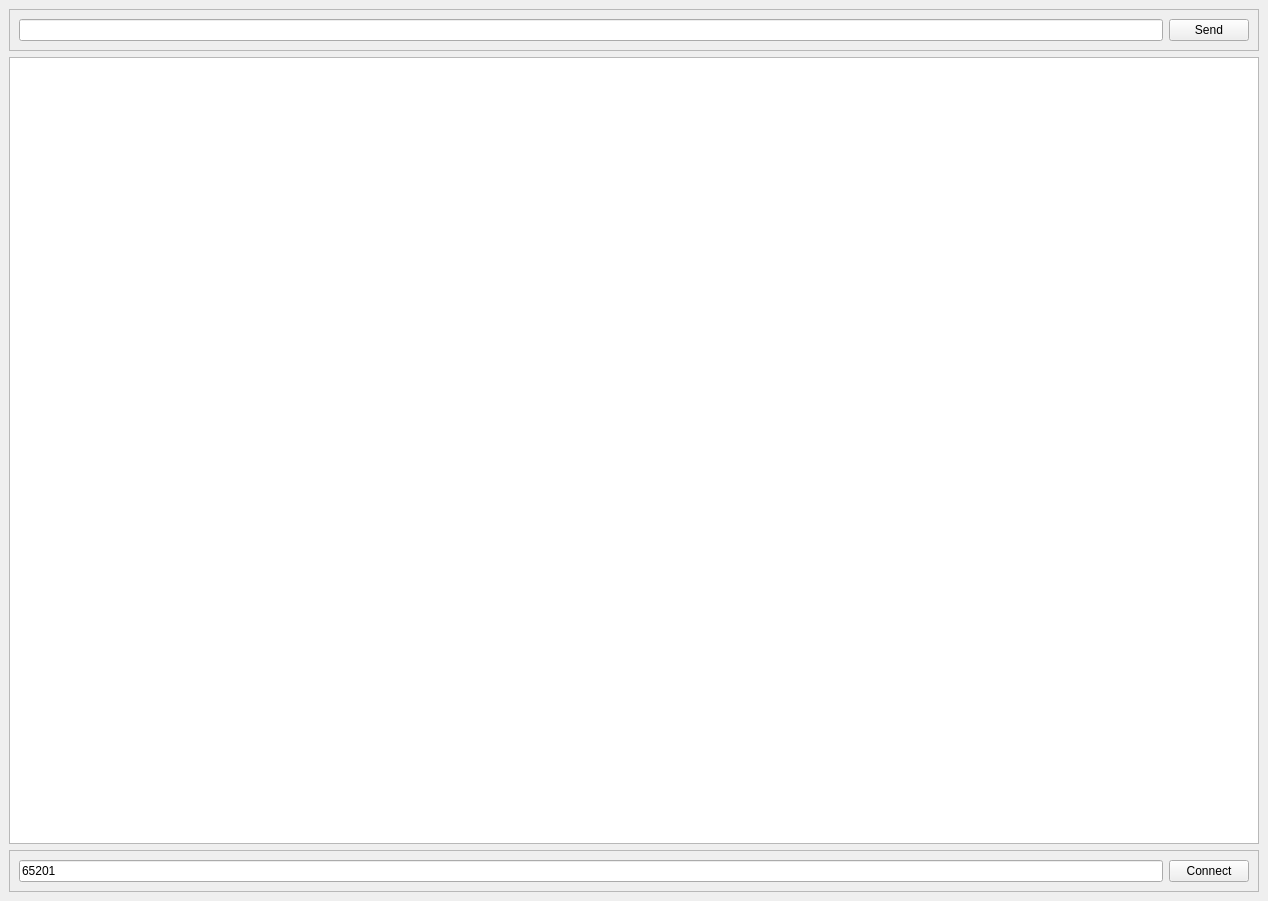
<?xml version="1.0" encoding="UTF-8"?>
<ui version="4.0">
 <class>raaClientInterfaceQt</class>
 <widget class="QMainWindow" name="raaClientInterfaceQt">
  <property name="geometry">
   <rect>
    <x>0</x>
    <y>0</y>
    <width>1268</width>
    <height>901</height>
   </rect>
  </property>
  <property name="windowTitle">
   <string>Client</string>
  </property>
  <widget class="QWidget" name="centralwidget">
   <layout class="QVBoxLayout" name="verticalLayout">
    <item>
     <widget class="QFrame" name="frame_2">
      <property name="frameShape">
       <enum>QFrame::StyledPanel</enum>
      </property>
      <property name="frameShadow">
       <enum>QFrame::Raised</enum>
      </property>
      <layout class="QHBoxLayout" name="horizontalLayout_2">
       <item>
        <widget class="QLineEdit" name="message"/>
       </item>
       <item>
        <widget class="QPushButton" name="send_button">
         <property name="text">
          <string>Send</string>
         </property>
        </widget>
       </item>
      </layout>
     </widget>
    </item>
    <item>
     <widget class="QTextEdit" name="output">
      <property name="readOnly">
       <bool>true</bool>
      </property>
     </widget>
    </item>
    <item>
     <widget class="QFrame" name="frame">
      <property name="frameShape">
       <enum>QFrame::StyledPanel</enum>
      </property>
      <property name="frameShadow">
       <enum>QFrame::Raised</enum>
      </property>
      <layout class="QHBoxLayout" name="horizontalLayout">
       <item>
        <widget class="QLineEdit" name="port_edit">
         <property name="text">
          <string>65201</string>
         </property>
        </widget>
       </item>
       <item>
        <widget class="QPushButton" name="connectButton">
         <property name="text">
          <string>Connect</string>
         </property>
        </widget>
       </item>
      </layout>
     </widget>
    </item>
   </layout>
  </widget>
 </widget>
 <resources/>
 <connections/>
</ui>
